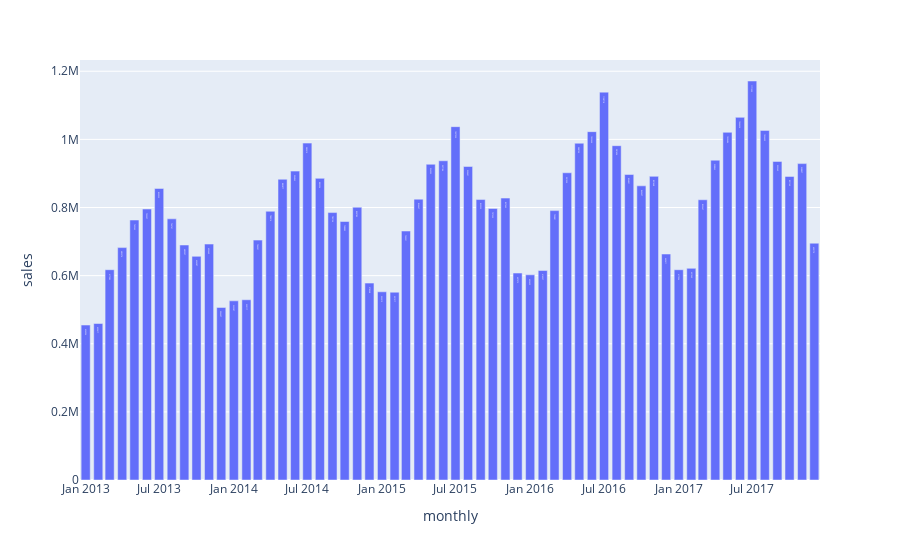

Write notebook code for a chart like this one.
### Code cell
px.bar(monthly_sales, x="monthly",y="sales",text="sales")
